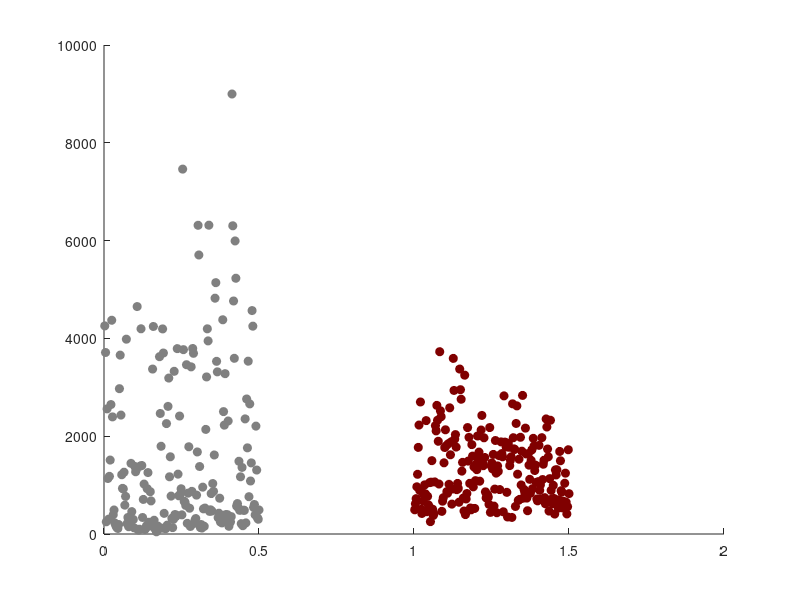

MATLAB code for this plot: (Note: this script raises an error after producing the figure.)
% this code takes values of FISH intensity per cell in different conditions
% (input as different variables, see next section for data format)
% fits them to a sum of lognormal distributions, plots and saves the result of the
% fit.

%% Set up here the variables, their names for plot labels, their color
% this line for demo only, comment out if using your own data
load('histFISHtestDataSet.mat');

% make sure that there are the same number of elements in each of the three
% following variables!

% variables start here:

% each entry of this cell array should be a vertical vector corresponding 
% to one of the conditions of the experiment.
condVars = {mCherry,ints11};

% each entry of this cell array should be a character array that stores the
% name of each condition to be used in plot labels.
condNames = {'mCherry RNAi','Ints11 RNAi'}; 

% each entry of this cell array stores a 3x1 array of RGB values (0-1) used
% to plot the corresponding conditions.
condColors = {  [0.5,0.5,0.5];... % gray
                [0.5,0,0]};       % red

% this is the value of the background to be subtracted from each intensity
% value.
backgroundInt = 100;

% bin size of the histogram of the FISH intensity in the final plot
histBin = 150; 

% this stores the output table of the fit results. Without a directory
% name, it will be saved in the active matlab folder (likely where your
% code is).
% saves two files, one called <outFileName>Res.txt and one called
% <outFileName>Params.txt.
outFileName = 'HistFISH';

% Note that the fit boundaries might need to be adjusted to match different
% experiments. Go to the code lines where these values are set and adjust the values:
    % histLogBin = 0.1; % bin size for the histogram of the log transformed variable
    % a1min = 0.1; % minimum fraction of low-intensity population (0-1)
    % a1max = 0.9; % maximum fraction of low-intensity population (0-1)
    % mu1min = 1; % minimum value of the mean of the low-intensity population in the log-transformed variable
    % mu1max = 7; % maximum value of the mean of the low-intensity population in the log-transformed variable
    % sig1min = 0.1; % minimum value of the std of the low-intensity population in the log-transformed variable
    % sig1max = 1.2; % maximum value of the std of the low-intensity population in the log-transformed variable
    % mu2min = 7; % same as mu1min for high-intensity population
    % mu2max = 12; % same as mu1max for high-intensity population
    % sig2min = 0.1; % same as sig1min for high-intensity population
    % sig2max = 1.2; % same as sig1max for high-intensity population

%% subtract background from intensity values
condVarsCorr = cell(size(condVars));

for i=1:numel(condVars)
    condVarsCorr{i} = condVars{i} - backgroundInt;
end    

%%  Side by side scatter plot of ctrl vs RNAi
figure('Name','Scatter plots intensities');
hold;
for i=1:numel(condVarsCorr)
    scatter(i-1+ (1:numel(condVarsCorr{i}))/(2*numel(condVarsCorr{i})),condVarsCorr{i},'o',...
        'MarkerFaceColor',condColors{i},'MarkerEdgeColor',condColors{i});
end

alpha(0.25);
xlim([-0.5,2]);
xticks([0.25,1.25]);
xticklabels(condNames);
xtickangle(45);
ylabel('H3 RNA FISH intensity per cell');

%% fit the histogram of log(intensity+1) to the sum of two gaussians

% set up the parameters for fit of the log-transformed variable to a sum of 2 gaussians (bootstrap)
itnum = 100; % number of iterations
use_weights = 1; % whether to use statistical weights in the fit

%----------------------------------------------------------------------------------
% the following parameters might need to be adjusted to match different experiments
histLogBin = 0.1; % bin size for the histogram of the log transformed variable
a1min = 0.1; % minimum fraction of low-intensity population (0-1)
a1max = 0.9; % maximum fraction of low-intensity population (0-1)
mu1min = 1; % minimum value of the mean of the low-intensity population in the log-transformed variable
mu1max = 7; % maximum value of the mean of the low-intensity population in the log-transformed variable
sig1min = 0.1; % minimum value of the std of the low-intensity population in the log-transformed variable
sig1max = 1.2; % maximum value of the std of the low-intensity population in the log-transformed variable
mu2min = 7; % same as mu1min for high-intensity population
mu2max = 12; % same as mu1max for high-intensity population
sig2min = 0.1; % same as sig1min for high-intensity population
sig2max = 1.2; % same as sig1max for high-intensity population
% end of adjustable parameters.
%------------------------------

% combine all boundary conditions into two vectors
lb = [a1min, mu1min, sig1min, mu2min, sig2min];
ub = [a1max, mu1max, sig1max, mu2max, sig2max];

% compute histograms of the log-transformed variables, and fit it to
% the sum of two gaussians
for i=1:numel(condVarsCorr)

    [nLog{i},xLog{i}] = hist( log(condVarsCorr{i}+1),...
        0:histLogBin:max(log(condVarsCorr{i}+1))+histLogBin);

    [ mVals{i},sVals{i},xFitLog{i},yFitLog{i} ] = fit_2_gaussian_bootstrap( ...
    log(condVarsCorr{i}+1), itnum, histLogBin, use_weights, lb, ub );
end

% plot log-transformed results of the fit
figure('Name','Log-transformed Histograms and fits');
hold;
for i=1:numel(condVarsCorr)
    plot(xLog{i}-1,nLog{i},'Color',condColors{i},...
        'DisplayName',[condNames{i},' log(x+1) histogram']);
    plot(xFitLog{i}-1,yFitLog{i}*sum(nLog{i}),'Color',condColors{i},...
        'LineWidth',2,'DisplayName',[condNames{i},' fit']);
end
xlabel('log(x+1) transform of H3 RNA FISH intensity per cell');
ylabel('Counts');


%% reverse-transform results of the log-transform fit back into linear space

% factor used to define the sampling interval 
    % of the fitted function for a smooth plot. 
    % E.g. if the histogram of the data is computed with a bin size histBin = 150, 
    % the fitted function will be evaluated every histBin/overSamplingFactor, 
    % i.e. 15 if overSamplingFactor = 10.
overSamplingFactor = 10; 

% complute global maximum value    
globMax = -Inf;
for i=1:numel(condVarsCorr)
    if max(condVarsCorr{i}) > globMax
        globMax = max(condVarsCorr{i});
    end
end

x = cell(numel(condVarsCorr),1);
n = cell(numel(condVarsCorr),1);
xfit = cell(numel(condVarsCorr),1);
yfit = cell(numel(condVarsCorr),1);
yfit1 = cell(numel(condVarsCorr),1);
yfit2 = cell(numel(condVarsCorr),1);
for i=1:numel(condVarsCorr)
    % compute the histogram of the data in linear space
    [n{i},x{i}] = hist(condVarsCorr{i},0:histBin:globMax+histBin);
    
    % compute the values of the fit function
    xfit{i} = 0:histBin/overSamplingFactor:(globMax+histBin);

    yfit{i} = (mVals{i}(1)*normpdf(log(xfit{i}+1),mVals{i}(2),mVals{i}(3)) ...
        + (1-mVals{i}(1))*normpdf(log(xfit{i}+1),mVals{i}(4),mVals{i}(5)))./(xfit{i}+1);

    yfit1{i} = mVals{i}(1)*normpdf(log(xfit{i}+1),mVals{i}(2),mVals{i}(3))./(xfit{i}+1);
    yfit2{i} = (1-mVals{i}(1))*normpdf(log(xfit{i}+1),mVals{i}(4),mVals{i}(5))./(xfit{i}+1);
    
    % normalize to match the histogram integral
    yfit1{i} = overSamplingFactor*yfit1{i}/sum(yfit{i})*sum(n{i});
    yfit2{i} = overSamplingFactor*yfit2{i}/sum(yfit{i})*sum(n{i});
    yfit{i} = overSamplingFactor*yfit{i}/sum(yfit{i})*sum(n{i});
end

fh = figure('Name','Histogram + fit');
vSpace = 0.1;
vHeight = (1-vSpace*(numel(condVarsCorr)+1))/numel(condVarsCorr);
ah = cell(numel(condVarsCorr),1);
for i=1:numel(condVarsCorr)
    ah{i} = axes('Parent',fh,'Position',[0.1,1-i*(vHeight+vSpace),0.8,vHeight],...
        'Units','normalized');
    hold;
    xlabel('FISH intensity');
    ylabel('Counts');
end

for i=1:numel(condVarsCorr)
    % plot data as bar plot
    h = bar(ah{i},x{i},n{i},'FaceColor',condColors{i},...
        'EdgeColor',condColors{i},...
        'FaceAlpha',0.5,...
        'EdgeAlpha',0,...
        'LineWidth',1,'BarWidth',1);
    set(h,'DisplayName',[condNames{i},' data']);
    
    % plot fit components
    plot(ah{i},xfit{i},yfit1{i},'Color','k');
    plot(ah{i},xfit{i},yfit2{i},'Color','k');
    
    % plot fit;
    % note that the formula of the variance of the log-normal distribution if the
    % log transformed distribution has mean mu and std sigma is:
    % (exp(sigma^2) - 1)*exp(2*mu + sigma^2)
    % from https://en.wikipedia.org/wiki/Log-normal_distribution
    plot(ah{i},xfit{i},yfit{i},'Color',condColors{i},'LineWidth',2,...
        'DisplayName',[condNames{i},' fit:',newline,...
        'a_1 = ',num2str(mVals{i}(1),'%.2f'),...
        ' +/- ',num2str(sVals{i}(1),'%.1f'),...
        '; \mu_1 = ',num2str(exp(mVals{i}(2))-1,'%.0f'),...
        ' +/- ',num2str((exp(sVals{i}(2)+mVals{i}(2))-exp(-sVals{i}(2)+mVals{i}(2)))/2,'%.0f'),...
        '; \sigma_1 = ',...
        num2str( logNormStd(mVals{i}(2),mVals{i}(3)),'%.0f'),...
        ' +/- ',num2str( (logNormStd(mVals{i}(2),mVals{i}(3)+sVals{i}(3)) ...
        - logNormStd(mVals{i}(2),mVals{i}(3)-sVals{i}(3)))/2,'%.0f'),...
        ';',newline,...
        'a_2 = ',num2str(1-mVals{i}(1),'%.2f'),...
        ' +/- ',num2str(sVals{i}(1),'%.1f'),...
        '; \mu_2 = ',num2str(exp(mVals{i}(4))-1,'%.0f'),...
        ' +/- ',num2str((exp(mVals{i}(4)+ sVals{i}(4))- exp(mVals{i}(4)- sVals{i}(4)))/2,'%.0f'),...
        '; \sigma_2 = ',...
        num2str( logNormStd(mVals{i}(4),mVals{i}(5)),'%.0f'),...
        ' +/- ',num2str( (logNormStd(mVals{i}(4),mVals{i}(5)+sVals{i}(5)) ...
        - logNormStd(mVals{i}(4),mVals{i}(5)-sVals{i}(5)))/2,'%.0f')]);

    axes(ah{i});
    legend show;
end

%% output the fitting results as a table
a1 = zeros(numel(condVarsCorr),1);
a2 = zeros(numel(condVarsCorr),1);
mu1 = zeros(numel(condVarsCorr),1);
mu2 = zeros(numel(condVarsCorr),1);
sig1 = zeros(numel(condVarsCorr),1);
sig2 = zeros(numel(condVarsCorr),1);

a1Err = zeros(numel(condVarsCorr),1);
a2Err = zeros(numel(condVarsCorr),1);
mu1Err = zeros(numel(condVarsCorr),1);
mu2Err = zeros(numel(condVarsCorr),1);
sig1Err = zeros(numel(condVarsCorr),1);
sig2Err = zeros(numel(condVarsCorr),1);

for i=1:numel(condVarsCorr)
    a1(i,1) = mVals{i}(1);
    a1Err(i,1) = sVals{i}(1);
    
    mu1(i,1) = exp(mVals{i}(2))-1;
    mu1Err(i,1) = (exp(mVals{i}(2)+sVals{i}(2))-exp(mVals{i}(2)-sVals{i}(2)))/2;
    sig1(i,1) = logNormStd(mVals{i}(2),mVals{i}(3));
    sig1Err(i,1) = (logNormStd(mVals{i}(2),mVals{i}(3)+sVals{i}(3)) ...
        - logNormStd(mVals{i}(2),mVals{i}(3)-sVals{i}(3)))/2;

    a2(i,1) = 1 - mVals{i}(1);
    a2Err(i,1) = sVals{i}(1);
    
    mu2(i,1) = exp(mVals{i}(4))-1;
    mu2Err(i,1) = (exp(mVals{i}(4)+sVals{i}(4))-exp(mVals{i}(4)-sVals{i}(4)))/2;
    sig2(i,1) = logNormStd(mVals{i}(4),mVals{i}(3));
    sig2Err(i,1) = (logNormStd(mVals{i}(4),mVals{i}(5)+sVals{i}(5)) ...
        - logNormStd(mVals{i}(4),mVals{i}(5)-sVals{i}(5)))/2;

end

t =table(condNames',a1,a1Err,mu1,mu1Err,sig1,sig1Err,a2,a2Err,mu2,mu2Err,sig2,sig2Err);
t = renamevars(t,{'Var1'},{'condition'});

writetable(t,[outFileName,'Res.txt'],'Delimiter','\t');

%% output the parameters
parameterName = {   'backgroundInt';...
                    'histBin'; ...
                    'itnum';...
                    'use_weights';...
                    'histLogBin';...
                    'a1min';...
                    'a1max';...
                    'mu1min';...
                    'mu1max';...
                    'sig1min';...
                    'sig1max';...
                    'mu2min';...
                    'mu2max';...
                    'sig2min';...
                    'sig2max'};

parameterValue = [  backgroundInt;...
                    histBin; ...
                    itnum;...
                    use_weights;...
                    histLogBin;...
                    a1min;...
                    a1max;...
                    mu1min;...
                    mu1max;...
                    sig1min;...
                    sig1max;...
                    mu2min;...
                    mu2max;...
                    sig2min;...
                    sig2max];

tp = table(parameterName,parameterValue);
writetable(tp,[outFileName,'Params.txt'],'Delimiter','\t');
%%
%%%%%%%%%%%%%%%%%%%%%%%%%%%%%%%%%%%%%%%%%%%%%%%%%%%%%%%%%%%%%%%%%%%%%%%%%%%
% ENTER OBSOLETE CHUNK OF CODE - IGNORE , IT WILL NOT EXECUTE
% note there is a useful function after the obsolete chunk.
%%%%%%%%%%%%%%%%%%%%%%%%%%%%%%%%%%%%%%%%%%%%%%%%%%%%%%%%%%%%%%%%%%%%%%%%%%%
%% the following is obsolete for reference, ignore
runObsoleteCode = 0;

%% histogram, fit to two gaussians
% the gaussian fit of the distributions fails to capture the long tails -
% not optimal
if runObsoleteCode
    


    backgroundInt = 100;
    mCherryCorr = mCherry - backgroundInt;
    ints11Corr = ints11-backgroundInt;
    
    % fit to 2 gaussian (bootstrap)
    itnum = 1000;
    histBin = 100;
    use_weights = 0;
    
    [nCh,xCh] = hist(mCherryCorr,0:histBin:10000);
    [nInts,xInts] = hist(ints11Corr,0:histBin:10000);
    
    a1min = 0.1;
    a1max = 0.9;
    mu1min = 50;
    mu1max = 1200;
    sig1min = 50;
    sig1max = 500;
    mu2min = 1200;
    mu2max = 10000; 
    sig2min = 50;
    sig2max = 10000;
    lb = [a1min, mu1min, sig1min, mu2min, sig2min];
    ub = [a1max, mu1max, sig1max, mu2max, sig2max];
    [ mvalsCh,svalsCh,xfitCh,yfitCh ] = fit_2_gaussian_bootstrap( ...
        mCherryCorr, itnum, histBin, use_weights, lb, ub );
    
    [ mvalsInts,svalsInts,xfitInts,yfitInts ] = fit_2_gaussian_bootstrap( ...
        ints11Corr, itnum, histBin, use_weights, lb, ub );
    %
    figure('Name','Histogram Ints11 RNAi vs ctrl');
    hold;
    plot(xCh,nCh,'-o','Color',[0.5,0.5,0.5],...
        'MarkerFaceColor',[0.5,0.5,0.5],'MarkerEdgeColor',[0.5,0.5,0.5]);
    plot(xInts,nInts,'-o','Color',[0.75,0,0],...
        'MarkerFaceColor',[0.75,0,0],'MarkerEdgeColor',[0.75,0,0]);
    
    plot(xfitCh,yfitCh*sum(nCh),'Color',[0.5,0.5,0.5],'LineWidth',2);
    plot(xfitInts,yfitInts*sum(nInts),'Color',[0.75,0,0],'LineWidth', 2);
    xlim([0,10000]);
end

%% fit to sum of two lognormals (doesn't work that well)
if runObsoleteCode

    backgroundInt = 100;
    mCherryCorr = mCherry - backgroundInt;
    ints11Corr = ints11-backgroundInt;

    % this works for ints11
    x = 0:10000;
    y = 16000*lognpdf(x,6.6,0.3)+18000*lognpdf(x,7.5,0.2);
    plot(x,y);
    % this works for ctrl
    x = 0:10000;
    y = 26000*lognpdf(x,5.9,0.9)+13000*lognpdf(x,8.2,0.27);
    plot(x,y);

    figure('Name','Fit to 2 Log-normal histograms Ints11 RNAi vs ctrl');
    hold;
    histBin = 100;
    use_weights = 0;
    
    itnum = 100;
    
    a1min = 0;
    a1max = 1;
    mu1min = 5.6;
    mu1max = 7;
    sig1min = 0.2;
    sig1max = 0.9;
    mu2min = 7.5;
    mu2max = 9;
    sig2min = 0.1;
    sig2max = 0.3;
    lb = [a1min, mu1min, sig1min, mu2min, sig2min];
    ub = [a1max, mu1max, sig1max, mu2max, sig2max];
    
    [nCh,xCh] = hist(mCherryCorr,0:histBin:10000);
    [nInts,xInts] = hist(ints11Corr,0:histBin:10000);
    
    [ mvalsCh,svalsCh,xfitCh,yfitCh ] = fit_2_lognormal_bootstrap( ...
        mCherryCorr, itnum, histBin, use_weights, lb, ub );
    
    [ mvalsInts,svalsInts,xfitInts,yfitInts ] = fit_2_lognormal_bootstrap( ...
        ints11Corr, itnum, histBin, use_weights, lb, ub );
    
    plot(xCh,nCh,'Color',[0.5,0.5,0.5]);
    plot(xInts,nInts,'Color',[0.75,0,0]);
    plot(xfitCh,yfitCh*sum(nCh),'Color',[0.5,0.5,0.5],'LineWidth',2);
    plot(xfitInts,yfitInts*sum(nInts),'Color',[0.75,0,0],'LineWidth', 2);
    xlim([0,10000]);
end


%%%%%%%%%%%%%%%%%%%%%%%%%%%%%%%%%%%%%%%%%%%%%%%%%%%%%%%%%%%%%%%%%%%%%%%%%%%
%END OF OBSOLETE CODE
%%%%%%%%%%%%%%%%%%%%%%%%%%%%%%%%%%%%%%%%%%%%%%%%%%%%%%%%%%%%%%%%%%%%%%%%%%%
%%
% the formula of the variance of the log-normal distribution if the
% log transformed distribution has mean mu and std sigma is:
% (exp(sigma^2) - 1)*exp(2*mu + sigma^2)
% from https://en.wikipedia.org/wiki/Log-normal_distribution
function s = logNormStd(mu,sigma)
    s = sqrt((exp(sigma^2) - 1)*exp(2*mu + sigma^2));
end

%% 
function [ mvals,svals,xfit,yfit ] = fit_2_gaussian_bootstrap( ...
    r, itnum, histbin, use_weights, lb, ub )

% fits a distribution of datapoints to a sum of two gaussian populations:
% a1 / (sqrt(2*pi).*sig1) * exp( - (x - mu1)^2 / (2*sig1^2) ) ...
% + (1- a1) / (sqrt(2*pi).*sig2) * exp( - (x - mu2)^2 / (2*sig2^2) )

% INPUT
% r: the data (1D array of random variables from bimodal distribution)
% itnum: Number of iterations of the bootstrap algorithm (100 to 1000
% should do it).
% histbin:  bin size of the histogram used to fit the data (depends on your
% data)
% use_weights: set this flag to 1 to include statistical weights into 
    % the fit (sqrt(n_i) for each bar n_i); recommended. Set to 0 to ignore
    % statistical weights.

% lb, ub: fit parameters constraints
% lb = [a1min, mu1min, sig1min, mu2min, sig2min];
% ub = [a1max, mu1max, sig1max, mu2max, sig2max];
    % where:
    % a1 is the fraction (0 to 1) of the population in the low mean-value mode
    % mu1 is the mean value of the low mean-value mode
    % sig1 is the sigma of the low mean-value mode
    % mu2 is the mean value of the high mean-value mode
    % sig2 is the sigma of the high mean-value mode

% OUTPUT
% mvals: the median parameters of the 2-normal fit, in the following order:
% a1, the fraction (0 to 1) of the population in the low mean-value mode
% mu1, the mean value of the low mean-value mode
% sig1, the sigma of the low mean-value mode
% mu2, the mean value of the high mean-value mode
% sig2, the sigma of the high mean-value mode

% svals: the standard deviation of the parameters (i.e. error on the fit),
% same order as above

% xfit: is the x coordinate of the best fitted curve over the data range
% yfit: is the y coordinate of the best fitted curve over the data range

%% get started
n = numel(r);

% set fit convergence criteria
options = optimset('TolX',.001,'MaxIter',1000);

%% create fitting function
fit2gauss = fittype('a1./(sqrt(2*pi).*sig1).*exp(-(x-mu1).^2./(2*sig1.^2)) + (1-a1)./(sqrt(2*pi).*sig2).*exp(-(x-mu2).^2./(2*sig2.^2))',...
            'dependent',{'y'},'independent',{'x'},...
            'coefficients',{'a1','mu1','sig1','mu2','sig2'});

fitopts = fitoptions('Method', 'LinearLeastSquares');

%% bootstrap loop

% generate the edges of each bin of the histogram
hist_edges = min(r):histbin:max(r); 

vals = [];
for i = 1:itnum
    % random sample of opriginal dataset
    data_tmp = r(randsample(n,n,1));
    
    % generate histogram
    [ntmp,xtmp] = histcounts(data_tmp,hist_edges);
    
    % normalize to 1
    ntmp = ntmp/(sum(ntmp)*histbin);
    
    % compute bin centers coordinates
    xtmp = (xtmp(1:end-1) + xtmp(2:end))/2;
    
    % generate guess values of the coefficients to initialize the fit
    m1tmp = quantile(data_tmp,0.25);
    m2tmp = quantile(data_tmp,0.75);
    s1tmp = (m2tmp - m1tmp)/2;
    s2tmp = (m2tmp - m1tmp)/2;
    
    % set options
    if use_weights == 1
        fitopts = fitoptions('Method', 'NonLinearLeastSquares',...
            'Weights',sqrt(ntmp'),...
            'Lower',lb,...
            'Upper',ub,...
            'Startpoint',[0.5,m1tmp,s1tmp,m2tmp,s2tmp]);
    else
        fitopts = fitoptions('Method', 'NonLinearLeastSquares',...
            'Lower',lb,...
            'Upper',ub,...
            'Startpoint',[0.5,m1tmp,s1tmp,m2tmp,s2tmp]);
    end
    
    % fit to 2 gaussians
    tmpfit = fit(xtmp',ntmp',fit2gauss,fitopts);
    
    % collect coefficients in vector
    tmpcoefs = coeffvalues(tmpfit);
    
    % make sure that the gaussian modes are ordered by increasing mean
    is_ordered = tmpcoefs(2) < tmpcoefs(4);
    if ~is_ordered
        tmpcoefs = [1-tmpcoefs(1) , ...
            tmpcoefs(4),...
            tmpcoefs(5),...
            tmpcoefs(2),...
            tmpcoefs(3)];         
    end
    
    % append ordered coefficients to coef list
    vals = [vals; tmpcoefs];
end

%% compute results statistics and fitted curve 
mvals = median(vals);
svals = std(vals);

% compute fitted curve over 1000 bins spanning the data range
xfit = min(hist_edges): ...
    (max(hist_edges) - min(hist_edges))/1000 : ...
    max(hist_edges);

% compute fit values
yfit = mvals(1)/(sqrt(2*pi).*mvals(3))*exp(-(xfit-mvals(2)).^2./(2*mvals(3).^2)) + ...
    (1-mvals(1))/(sqrt(2*pi).*mvals(5))*exp(-(xfit-mvals(4)).^2./(2*mvals(5).^2));

%normalize to cumulated sum = 1
yfit = yfit * histbin;

end

